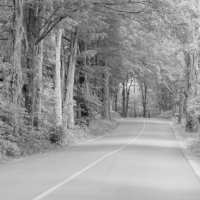
%> input picture 2018/Matlab Code/s3.jpg, 200 x 200 px
$ octave funcIMGtoFeat.m   (GNU Octave 9; MATLAB toolbox functions it lacks are replaced by stand-ins)
%> lines starting %> are read from the running program, lines starting %| are printed output that depends on the picture; in (x1, y1, x2, y2) boxes, pixels count from 0 and x2, y2 are one past the last pixel; in counts of white or black regions, pixels touching at a corner belong together; the program's own positions count from 1
%function x=getdata(filename1,filename2,filename3,filename4,interval)
n=4;
I=imread('s3.jpg');
%> I is the input picture: size 200x200 uint8; min 19, max 233, mean 150.7
I=double(I);
%> I: size 200x200 double
miny=min(min(I))*ones(size(I));
%> miny: size 200x200 double; every value is 19
maxy=max(max(I))*ones(size(I));
%> maxy: size 200x200 double; every value is 233
img=(I-miny)./(maxy-miny);
map=zeros(size(I));
interval=5;
for i=1:n

    map=map+((i-1)*255/(n-1))*(img(:,:,1)>=((i-1)/(n-1))-(1/(2*(n-1))) & img(:,:,1)<((i-1)/(n-1))+(1/(2*(n-1))));
end
%> this loop made 4 passes
%> pass 2, `map=map+((i-1)*255/(n-1))*(img(:,:,1)>=((i-1)/(n-1))-(1/(2*(n-1))) & i..`:
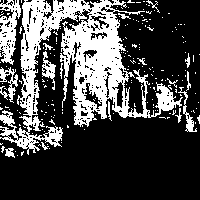
%> map: size 200x200 double; values 0 (black) and 85 (white), 28.5% white; 192 white regions (175 under 20 px), largest, box (x1, y1, x2, y2) and area: (0, 0, 183, 155) 9124, (0, 0, 21, 65) 758, (0, 67, 18, 103) 271
%> pass 3, `map=map+((i-1)*255/(n-1))*(img(:,:,1)>=((i-1)/(n-1))-(1/(2*(n-1))) & i..`:
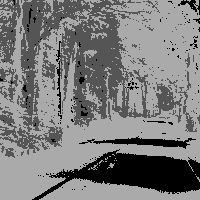
%> map: size 200x200 double; min 0, max 170, mean 123.9
%> after the loop:
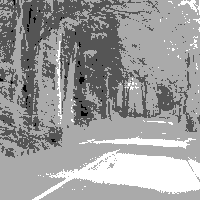
%> map: size 200x200 double; min 0, max 255, mean 155.1
%map=0*(img(:,:,1)>=0 & img(:,:,1)<0.1)+51*(img(:,:,1)>=0.1 & img(:,:,1)<0.3)+102*(img(:,:,1)>=0.3 & img(:,:,1)<0.5)+153*(img(:,:,1)>=0.5 & img(:,:,1)<0.7)+204*(img(:,:,1)>=0.7 & img(:,:,1)<0.9)+255*(img(:,:,1)>=0.9 & img(:,:,1)<=1);
% I=reshape(I,[],1);
check=size(map,1);
%> check = 200

indarr=[];
val=zeros(n,1);
 for row=1:interval:floor(size(map,1)-interval)
        for col=1:interval:floor(size(map,2)-interval)
            i=row+floor(3);
            j=col+floor(2);
            temp=map(i,j);

             for it=1:n
               if temp==(it-1)*255/(n-1) && val(it,1)<100
                temparr=(j-1)*check+i;
                indarr(end+1)=temparr;
                val(it,1)=val(it,1)+1;
               end
            end
% [30 lines of commented-out code are left out]

        end
 end
%> after the loop, indarr = 306 values, max 38569 at index 302, min 404 at index 1, mean 21291.7; temparr = 15574; val = [6; 100; 100; 100]
 disp(val)
%|      6
%|    100
%|    100
%|    100

 I1=getfeatures('s3_entro.jpg',indarr);
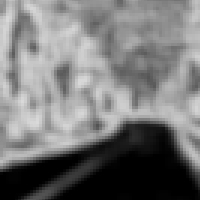
%> input picture 2018/Matlab Code/s3_entro.jpg, 200 x 200 px
%> in getfeatures, i1 is the input picture: size 200x200 uint8; min 0, max 218, mean 119.9
%> in getfeatures, `I=i1(arr(1,:));`: I = 306 values, max 215 at index 119, min 0 at index 251, mean 117.5
%> I1 has the same summary as I in getfeatures
 I2=getfeatures('s3_med.jpg',indarr);
%> call 2 of getfeatures, with filename = 's3_med.jpg'
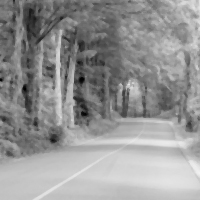
%> input picture 2018/Matlab Code/s3_med.jpg, 200 x 200 px
%> in getfeatures, i1 is the input picture: size 200x200 uint8; min 0, max 241, mean 147.9
%> in getfeatures (call 2), `I=i1(arr(1,:));`: I = 306 values, max 234 at index 239, min 3 at index 211, mean 147
%> I2 has the same summary as I in getfeatures
 I3=getfeatures('s3_gauss.jpg',indarr);
%> call 3 of getfeatures, with filename = 's3_gauss.jpg'
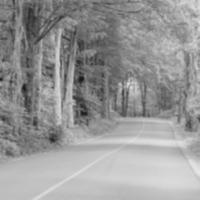
%> input picture 2018/Matlab Code/s3_gauss.jpg, 200 x 200 px
%> in getfeatures, i1 is the input picture: size 200x200 uint8; min 22, max 232, mean 150.9
%> in getfeatures (call 3), `I=i1(arr(1,:));`: I = 306 values, max 224 at index 281, min 24 at index 211, mean 150.1
%> I3 has the same summary as I in getfeatures
 Out=map(indarr(1,:));
%> Out = 306 values, max 255 at index 35, min 0 at index 198, mean 166.7
  Out=Out';

 x=[I1 I2 I3 Out];
%> x = 306 rows, first 8: [153 116 123 85; 175 113 117 85; 177 114 110 170; 163 105 106 85; 170 125 130 170; 194 83 90 85; 183 95 107 85; 181 98 104 85]
 [dummy index]=sort(x(:,4));
%> dummy = 306 values from 0 to 255; index = 306 values, max 306 at index 306, min 1 at index 7, mean 153.5
 x=x(index,:);
%> x = 306 rows, first 8: [130 33 49 0; 209 3 24 0; 183 46 76 0; 180 50 59 0; 214 10 26 0; 181 35 64 0; 153 116 123 85; 175 113 117 85]


 function I=getfeatures(filename,arr)
  i1=imread(filename);
  i1=double(i1);
  I=i1(arr(1,:));
  I=I';
 end
